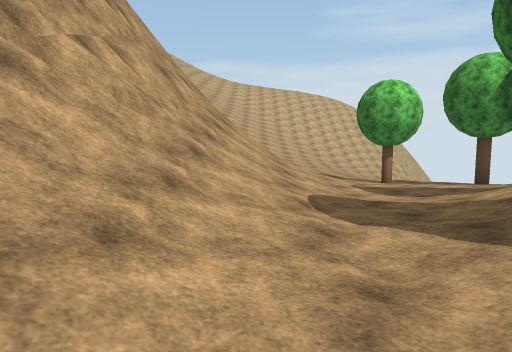
view 1 (above)

20 first-person views from a walk through a scene from a Unity 3-D project. The camera is 1.3 m above the floor, tilts 6° down and sees 70° across. The floor is counted in squares, 2 m on a side. Each view is taken from the middle of a square. On the plan, view 1 faces up. The plan holds only what a view shows up to about 11 squares ahead; the rest is blank. The place goes on beyond the plan. Some trees and plants on the terrain are drawn as simple stand-ins. The player is left out. Some surface patterns are stand-ins.

view 2
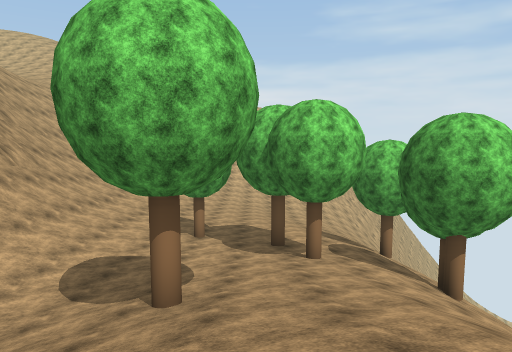

view 3
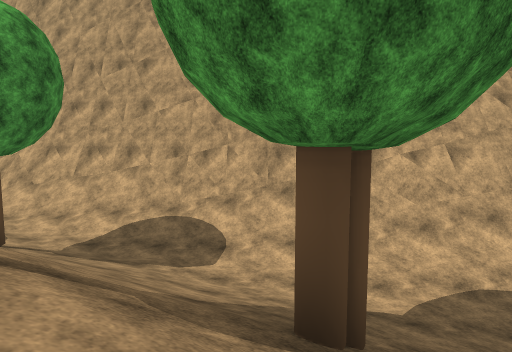

view 4
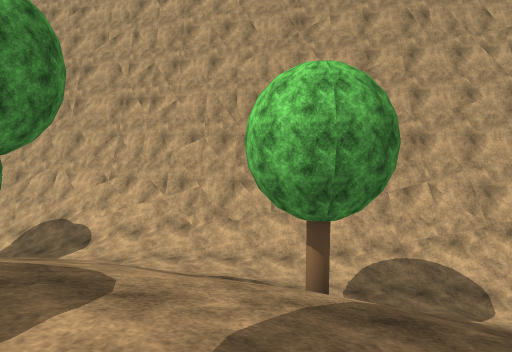

view 5
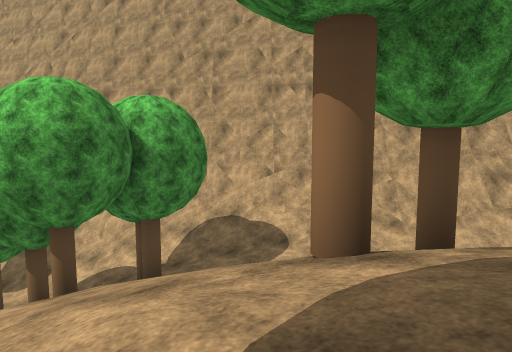

view 6
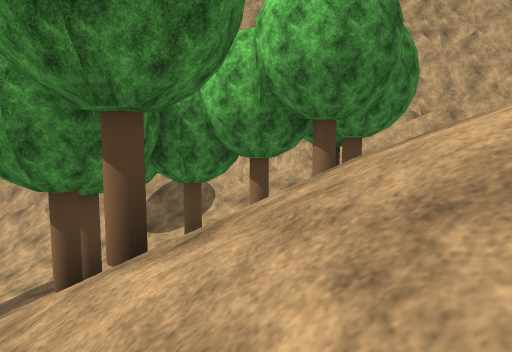

view 7
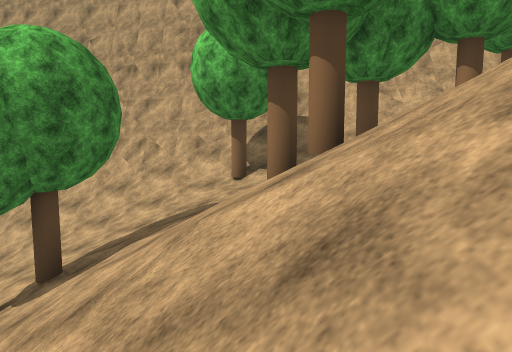

view 8
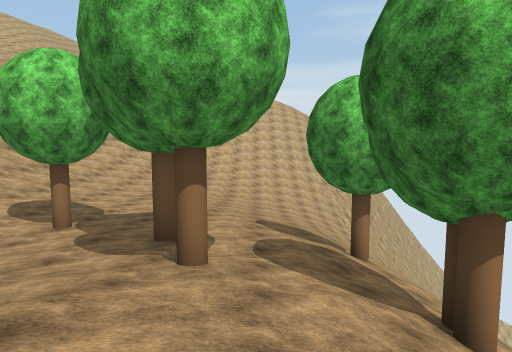

view 9
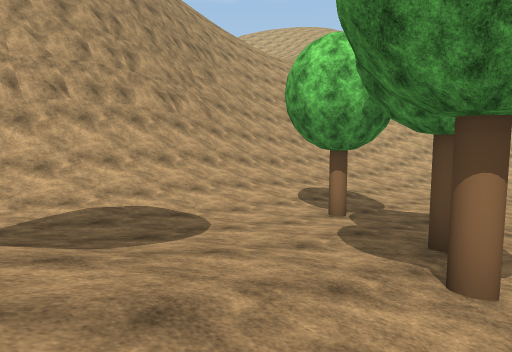

view 10
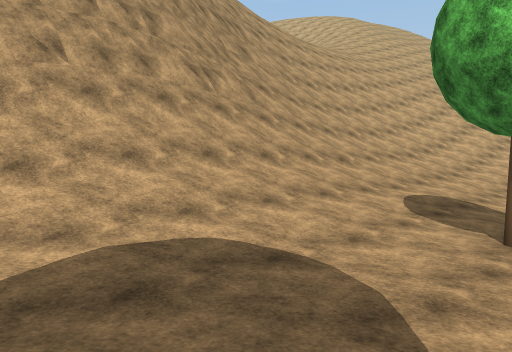

view 11
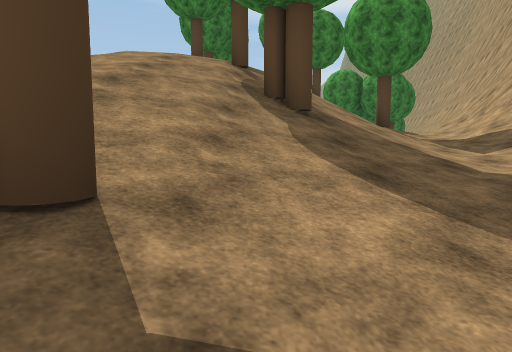

view 12
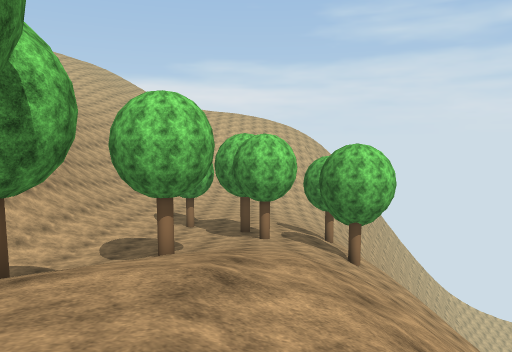

view 13
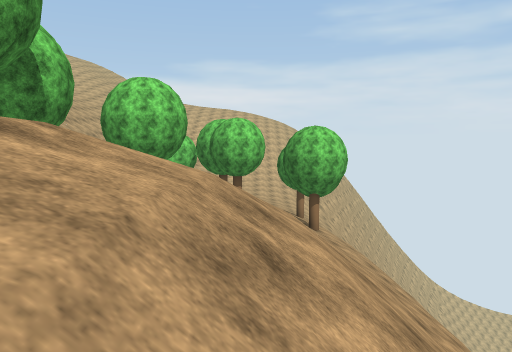

view 14
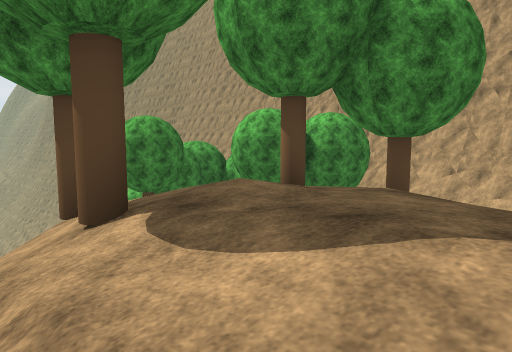

view 15
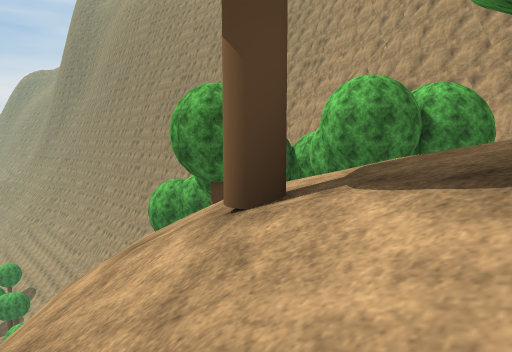

view 16
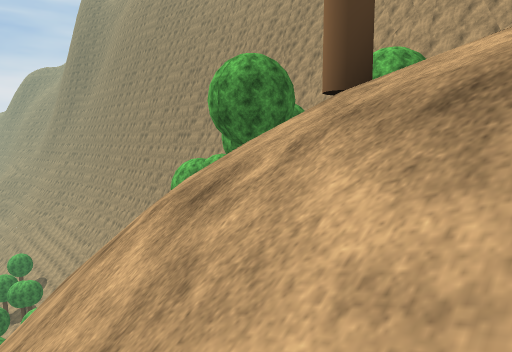

view 17
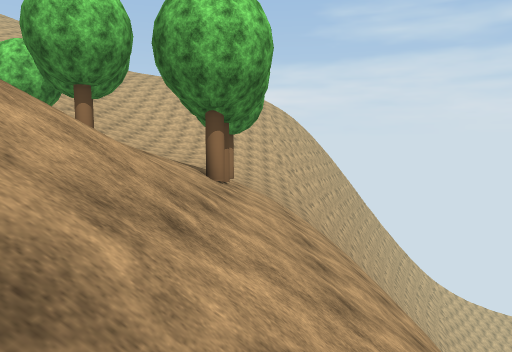

view 18
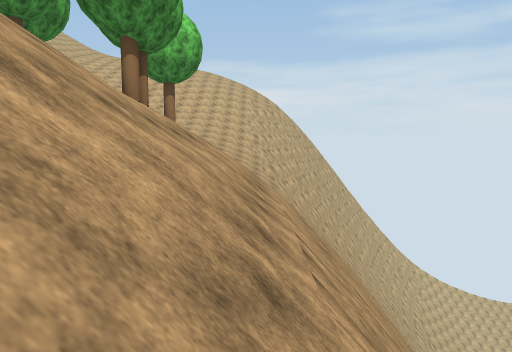

view 19
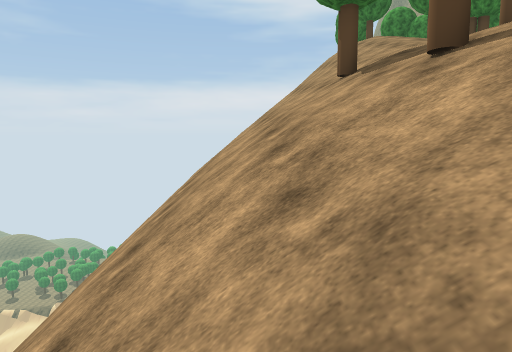

view 20
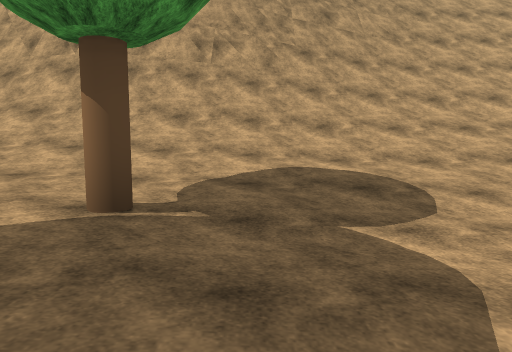

### Floor plan
Key: @ floor where view 1 was taken; # wall or solid block; . main floor; : floor 1.5 m higher than the main floor; - floor 1.5 m lower than the main floor; + floor 3.25 m higher than the main floor; _ floor 3.25 m lower than the main floor; * floor 4.75 m higher than the main floor; / step, stairs or slope; = window, fence, low wall or low ledge; v drop or lower ground; O other object.
Columns run from 7 left of view 1 to 17 right of it. Each row starts with its distance up from view 1.
 16    #/////--____//  /
 15    #=////----__//////
 14    ##////-----_///////
 13    ###///------///////
 12     ##=//--O----/O////
 11      #=//.----O-//////
 10      #=//.------//////vvv
  9      ##//.----O-/O////vvv
  8      ##//.......//////vv
  7      ##//......///////vv
  6      #=/.../O/.///////vv
  5      #//...//..//////vv
  4      #//..///:://////vv
  3      #/...////://////v
  2     ##/../O//+///////v
  1     ##/..//O//+//////
  0     #=/@/////+///// /
 -1     #/..///O++////
 -2    ##/./////+*////
 -3    ##/.O/  /* ///
 -4    #=../  /****/
 -5    #/..   /**O//
 -6   ##/..   /***/
 -7   ##/.   O/***/
 -8   #=/.    O**O//
 -9   #/..   /+*////
-10   #/..   //+O///
-11  ##/OO   //+////
-12  ##/. O   /////
-13  #=// O   ///==
-14  #//-O   O//  =
-15  #//_   O//
-16  #/O_/O ////
-17 ##/////////
-18 ##////////
-19 #=////O/
-20 #/////O

Positions as (right, up) in squares from view 1, and headings:
1: (0, 0), facing up
2: (6, 1), facing up
3: (6, 1), facing left
4: (6, -4), facing left
5: (5, -9), facing left
6: (5, -13), facing left
7: (4, -16), facing left
8: (8, 5), facing up
9: (8, 6), facing up-left
10: (5, 7), facing up-left
11: (4, 7), facing down
12: (7, -3), facing up
13: (8, -5), facing up
14: (7, -5), facing down-left
15: (7, -8), facing down-left
16: (8, -8), facing down-left
17: (11, 1), facing up
18: (13, 0), facing up
19: (12, 16), facing down
20: (7, 13), facing left
